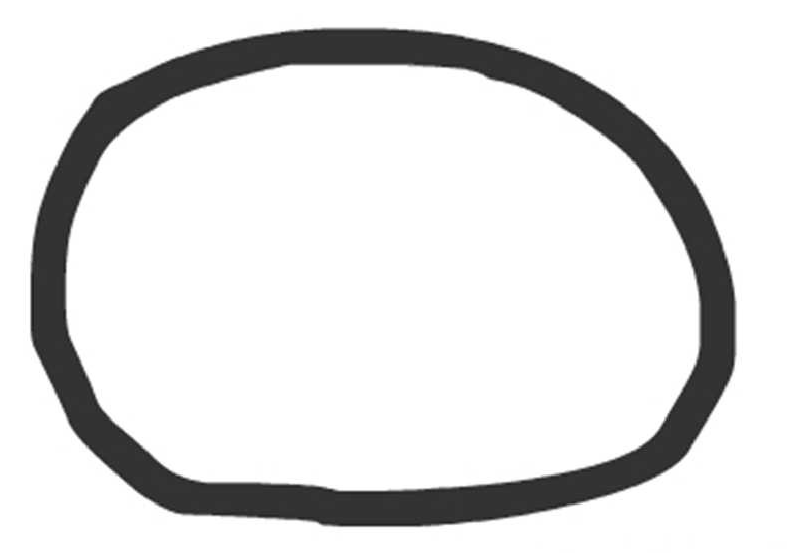
#> input picture track.png, 787 x 553 px, found by its file name
$ python sourced2.py
#> lines starting #> are read from the running program, lines starting #| are printed output that depends on the picture; after the words box and inside, x2 and y2 are one past the last pixel; in counts of white or black regions, pixels touching at a corner belong together
import cv2
import numpy as np

img = 255-cv2.imread('TRACK.png',0)
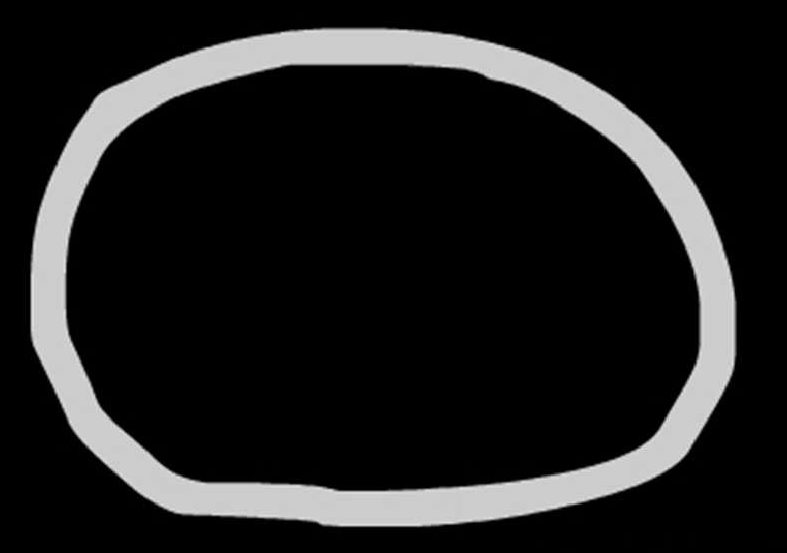
#> img: shape (553, 787); min 0, max 231, mean 31.3

kernel = np.ones((20,20), np.uint8)
img = cv2.erode(img, kernel, iterations=1)
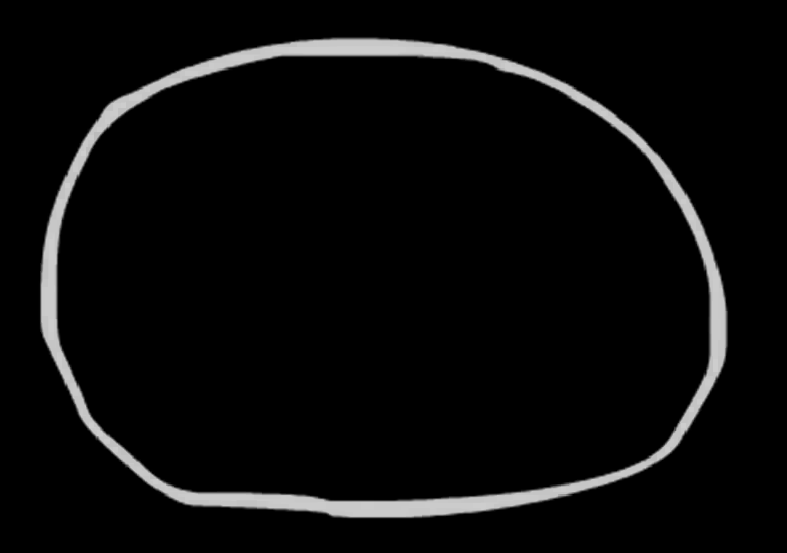
#> img: shape (553, 787); min 0, max 205, mean 10.8
cv2.imshow("lo",img)
size = np.size(img)
#> size = 435211
skel = np.zeros(img.shape,np.uint8)

ret,img = cv2.threshold(img,127,255,0)
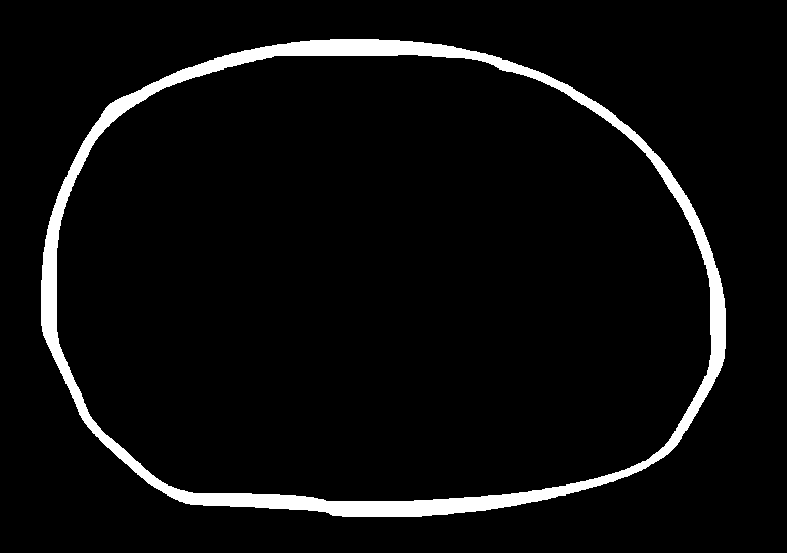
#> img: shape (553, 787); 5.1% white; 1 white region, box (x1, y1, x2, y2) and area: (41, 39, 726, 517) 22070
element = cv2.getStructuringElement(cv2.MORPH_CROSS,(3,3))
done = False

while( not done):
    eroded = cv2.erode(img,element)
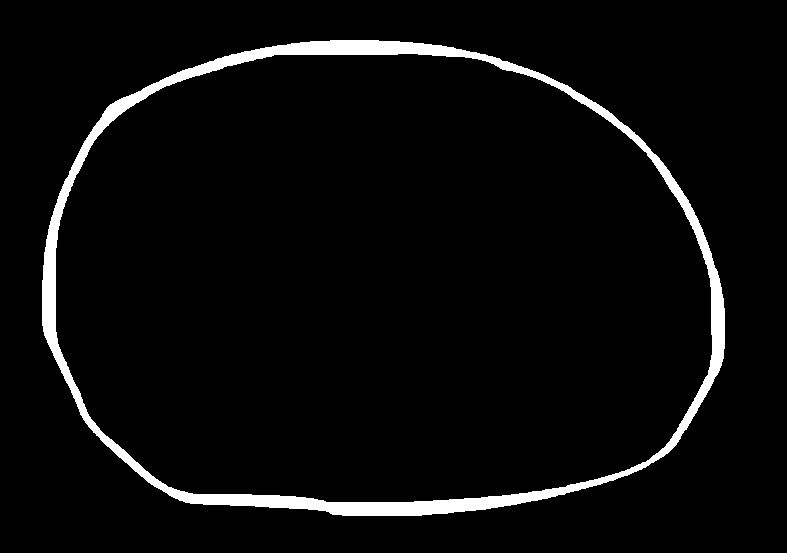
#> eroded: shape (553, 787); 4.3% white; 1 white region, box (x1, y1, x2, y2) and area: (42, 40, 725, 516) 18590
    temp = cv2.dilate(eroded,element)
#> temp: shape (553, 787); 5.1% white; 1 white region, box (x1, y1, x2, y2) and area: (41, 39, 726, 517) 22046
    temp = cv2.subtract(img,temp)
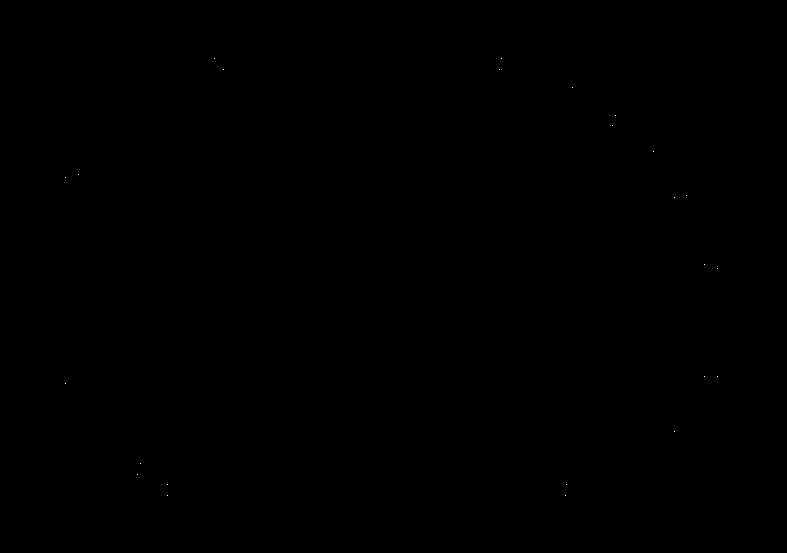
#> temp: shape (553, 787); 0.01% white in thin lines or dots, all inside (x1, y1, x2, y2) = (65, 58, 718, 496)
    skel = cv2.bitwise_or(skel,temp)
    img = eroded.copy()
    zeros = size - cv2.countNonZero(img)
#> zeros = 416621
    cv2.imshow('img', img)
    cv2.waitKey(100)
    if zeros==size:
        done = True
cv2.imshow("img",skel)
cv2.waitKey(0)
cv2.destroyAllWindows()

$ run again, with img2.PNG copied over track.png
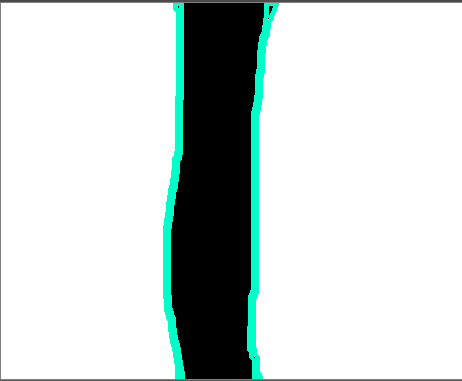
#> input picture img2.PNG, 462 x 381 px, found by its file name
#> size = 176022
#> `ret,img = cv2.threshold(img,127,255,0)`:
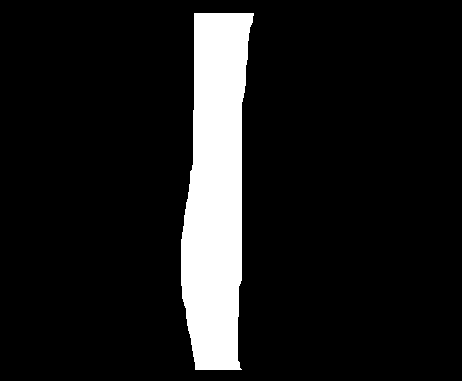
#> img: shape (381, 462); 10.8% white; 1 white region, box (x1, y1, x2, y2) and area: (181, 13, 254, 370) 19037
#> `eroded = cv2.erode(img,element)`:
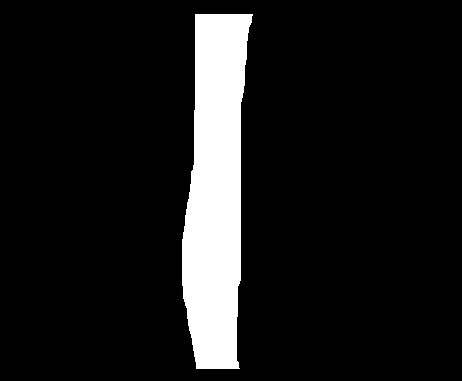
#> eroded: shape (381, 462); 10.4% white; 1 white region, box (x1, y1, x2, y2) and area: (182, 14, 253, 369) 18220
#> zeros = 157802
